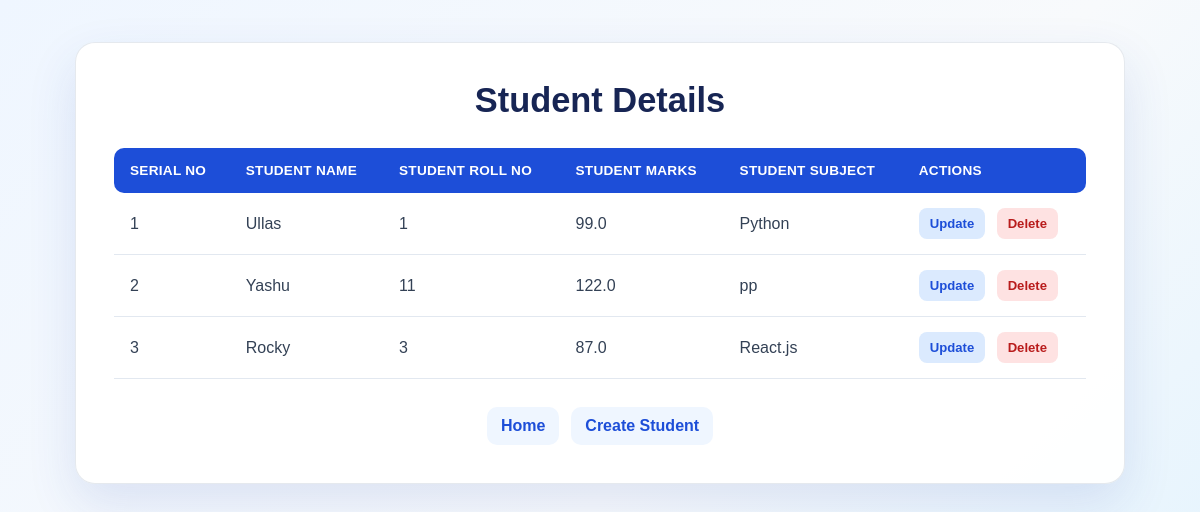
The page /display/ on the database as committed earlier.
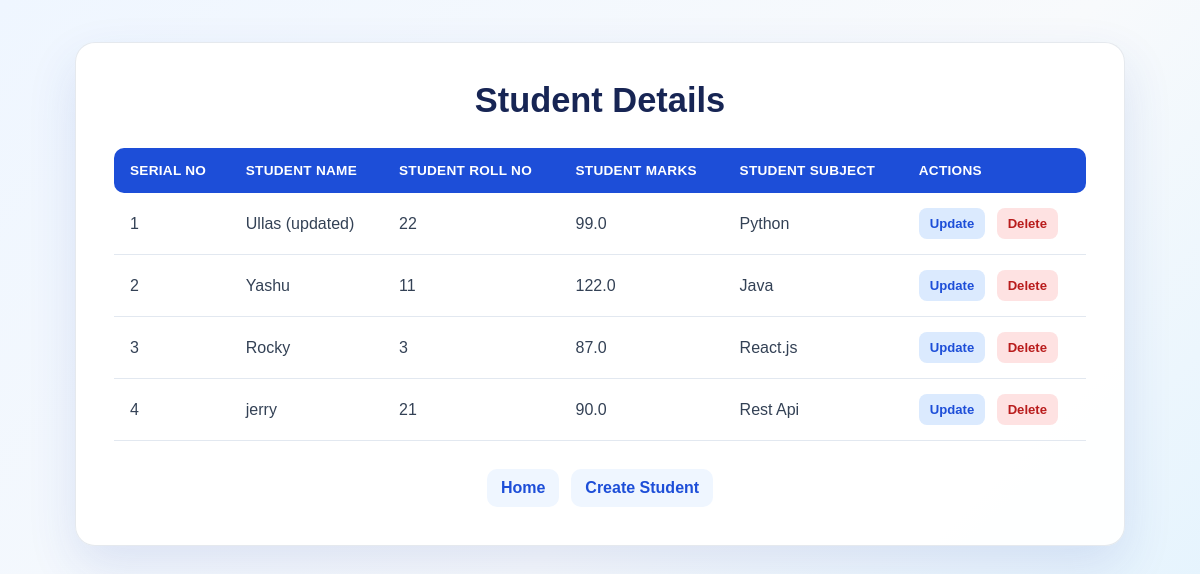
The same page on the database as committed later.
### student/models.py (models this page shows, shortened)
class Student(models.Model):
    name = models.CharField(max_length=50)
    roll_no = models.IntegerField(unique=True)
    marks = models.FloatField()
    subject = models.CharField(max_length=100)

### student/views.py (the view)
# urls.py: path('display/',views.display, name = 'display'),
def display(request):
    stu = Student.objects.all()
    context = {"student":stu}
    return render(request,'display.html',context)

### student/templates/display.html (shortened to what this page needs)
{% extends 'base.html' %}
{% load static %}
{% block head %}
<link rel="stylesheet" href="{% static 'css/display.css' %}">
{% endblock head %}
{% block content %}
<section class="display-page">
    <div class="home display-card">
        <h1>Student Details</h1>
        <div class="a">
            <table>
                <thead>
                    <tr>
                        <th>Serial No</th>
                        <th>Student Name</th>
                        <th>Student Roll no</th>
                        <th>Student Marks</th>
                        <th>Student Subject</th>
                        <th>Actions</th>
                    </tr>
                </thead>
                <tbody>
                    {% for i in student %}
                    <tr>
                        <td>{{ forloop.counter }}</td>
                        <td>{{ i.name }}</td>
                        <td>{{ i.roll_no }}</td>
                        <td>{{ i.marks }}</td>
                        <td>{{ i.subject }}</td>
                        <td class="action-cell">
                            <a class="action-button update-button" href="{% url 'update' i.id %}">Update</a>
                            <a class="action-button delete-button" href="{% url 'delete' i.id %}">Delete</a>
                        </td>
                    </tr>
                    {% endfor %}
                </tbody>
            </table>
        </div>
        <div class="page-links">
            <a href="{% url 'home' %}">Home</a>
            <a href="{% url 'create' %}">Create Student</a>
        </div>
    </div>
</section>
{% endblock content%}

Rows that differ between the two databases and show on the page:
changed Student "Python": name "Ullas" → "Ullas (updated)"; roll_no "1" → "22"
changed Student "Yashu": subject "pp" → "Java"
added Student: name "jerry", roll_no "21", marks "90.0", subject "Rest Api"
